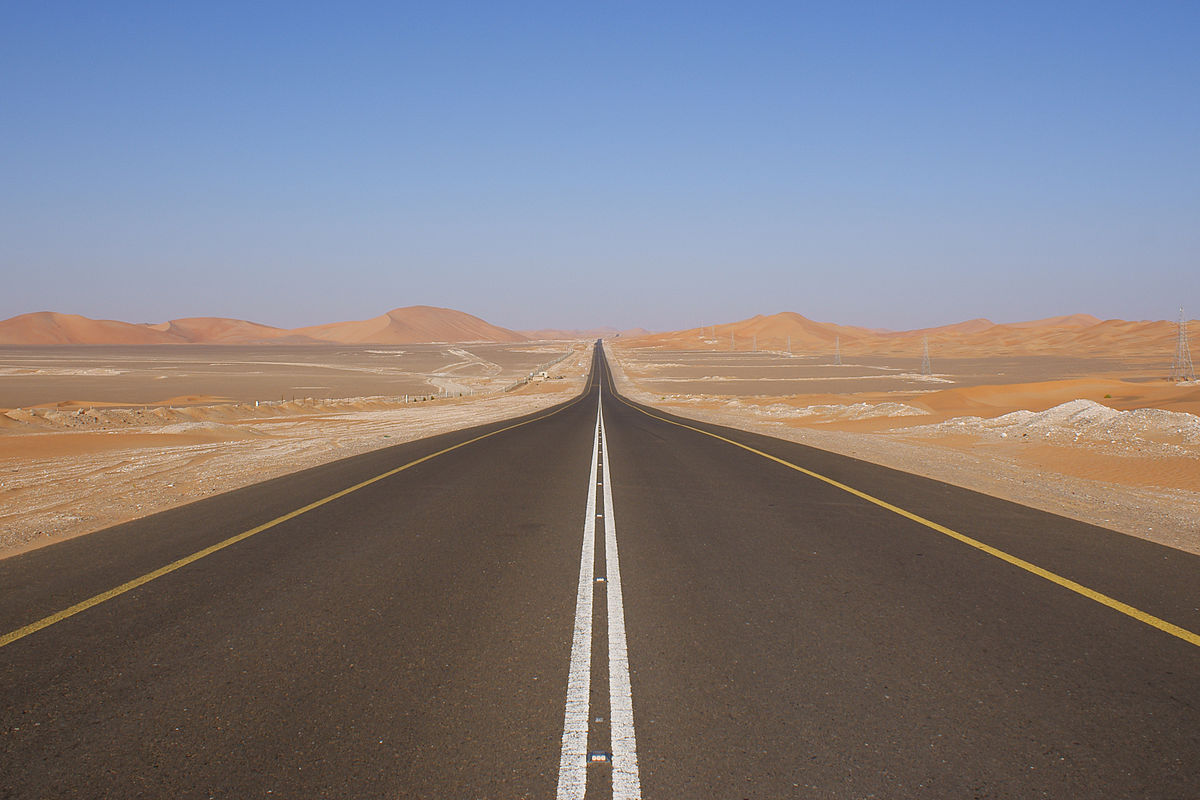
#> input picture Resources/road.jpg, 1200 x 800 px
$ python ResizeAndCropImage.py
#> lines starting #> are read from the running program, lines starting #| are printed output that depends on the picture
import cv2
import numpy as np

# RESIZE AND CROP IMAGE
# RESIZE PICTURE / IMAGE
path2 = "Resources/road.jpg"

img2 = cv2.imread(path2)
#> img2 is the input picture: shape (800, 1200, 3); mean B, G, R 128.5, 122.9, 126.6

# print/diplay the "ACTUAL IMAGE SIZE".
# Result is (800, 1200, 3) means the height (Y) is 800 and width (X) is 1200
# picture has 3 COLOR channels
# in opencv: the positive X axis is from left (0,0 coordinate) to right
#            the positive Y axis is from top (0,0 coordinate) to bottom (not from bottom 0,0 coordinate to top like normal "Y axis")
print(img2.shape)
#| (800, 1200, 3)

cv2.imshow("The Road Pict",img2)

# resize the width and height of a picture to whatever size we like
# can also resize to bigger width and height (then the original picture) but NO INCREASE THE PICT QUALITY
custom_width = 400
custom_height = 400
imgResize = cv2.resize(img2,(custom_width, custom_height))
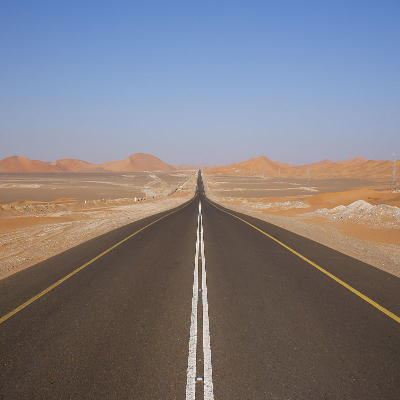
#> imgResize: shape (400, 400, 3); mean B, G, R 128.7, 123.1, 126.7
print(imgResize.shape)
#| (400, 400, 3)
cv2.imshow("The Road Pict RESIZED", imgResize)

# CROP / CUT PICTURE / IMAGE
# crop / cutting part of the width and height of a picture to whatever size we like
# like in self driving car to detect "Lanes", car does not need to process the whole image, just need to see "the road"
# define the starting value of X and Y coordinate, also define the ending value of X and Y coordinate
# in this example img2 have height Y from 0 to 800 and width X from 0 to 1200
# get just the "middle lane of the road" from the width (since the width are 1200 so the middle picture is around position 600
# get just bottom half of the height (that shows the road only, no need the sky, mountain etc)
# opencv cropping format is in [Y,X] (height, width)
imgCropped = img2[400:800,550:650]
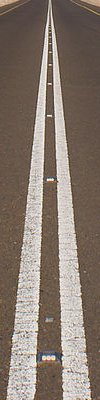
#> imgCropped: shape (400, 100, 3); mean B, G, R 108.8, 119.7, 133.2
# if we want to make the cropped image back to its original size (enlarge the cropped image)
# img2.shape[1] is referring to THE WIDTH or "THE X axis coordinate"
# img2.shape[0] is referring to THE HEIGHT or "THE Y axis coordinate"
# opencv COORDINATES format is in (X,Y)
imgCroppedResized = cv2.resize(imgCropped, (img2.shape[1], img2.shape[0]))
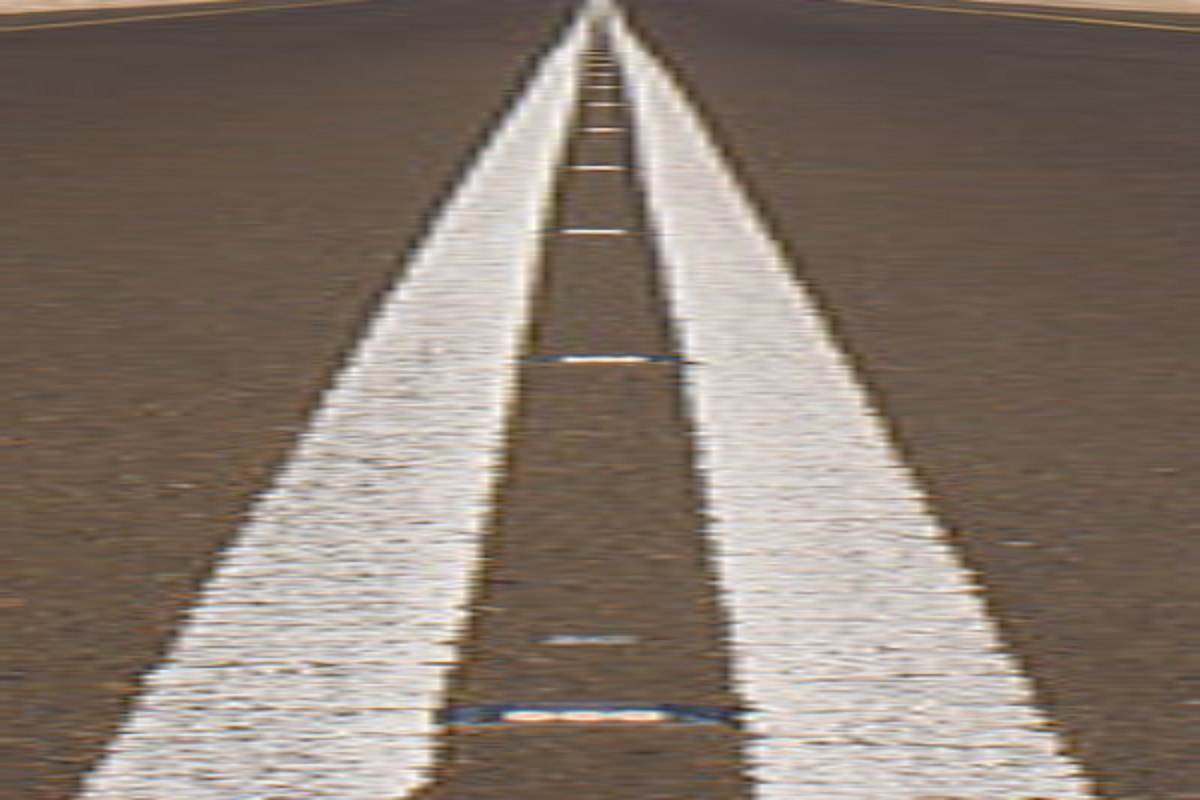
#> imgCroppedResized: shape (800, 1200, 3); mean B, G, R 108.8, 119.6, 133.1
print(imgCropped.shape)
#| (400, 100, 3)
# show the CROPPED IMAGE at its cropped size
cv2.imshow("The Road Pict CROPPED", imgCropped)
# show the CROPPED IMAGE at the original first image size (enlarged/resized)
# note image WILL LOOK BLURRY FOR SURE
cv2.imshow("The Road Pict CROPPED but resized to original image size", imgCroppedResized)

cv2.waitKey(0)
